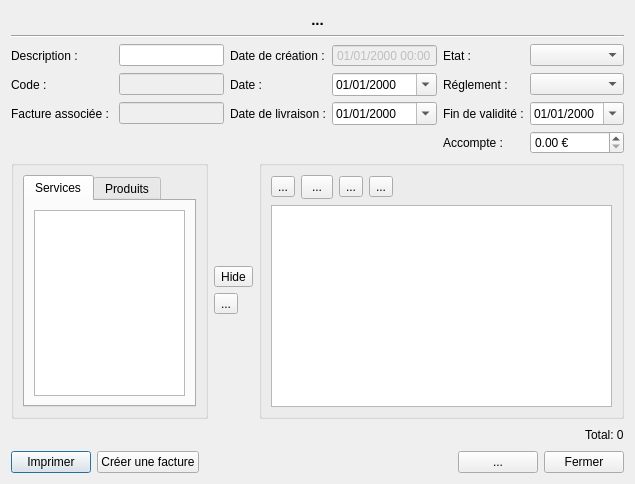
<?xml version="1.0" encoding="UTF-8"?>
<ui version="4.0">
 <class>DialogInvoice</class>
 <widget class="QDialog" name="DialogInvoice">
  <property name="geometry">
   <rect>
    <x>0</x>
    <y>0</y>
    <width>635</width>
    <height>484</height>
   </rect>
  </property>
  <property name="windowTitle">
   <string/>
  </property>
  <property name="windowIcon">
   <iconset resource="../ressources.qrc">
    <normaloff>:/app/logo</normaloff>:/app/logo</iconset>
  </property>
  <layout class="QVBoxLayout" name="verticalLayout_2">
   <item>
    <layout class="QVBoxLayout" name="verticalLayout">
     <item>
      <widget class="QLabel" name="labelTitle">
       <property name="font">
        <font>
         <pointsize>11</pointsize>
         <weight>75</weight>
         <bold>true</bold>
        </font>
       </property>
       <property name="text">
        <string>...</string>
       </property>
       <property name="alignment">
        <set>Qt::AlignCenter</set>
       </property>
       <property name="margin">
        <number>0</number>
       </property>
      </widget>
     </item>
     <item>
      <widget class="Line" name="line">
       <property name="orientation">
        <enum>Qt::Horizontal</enum>
       </property>
      </widget>
     </item>
     <item>
      <layout class="QGridLayout" name="gridLayout">
       <item row="0" column="0">
        <widget class="QLabel" name="label">
         <property name="text">
          <string>Description :</string>
         </property>
        </widget>
       </item>
       <item row="1" column="0">
        <widget class="QLabel" name="label_2">
         <property name="text">
          <string>Code :</string>
         </property>
        </widget>
       </item>
       <item row="0" column="1">
        <widget class="QLineEdit" name="lineEdit_description">
         <property name="maxLength">
          <number>255</number>
         </property>
         <property name="clearButtonEnabled">
          <bool>true</bool>
         </property>
        </widget>
       </item>
       <item row="0" column="2">
        <widget class="QLabel" name="label_3">
         <property name="text">
          <string>Date de création :</string>
         </property>
        </widget>
       </item>
       <item row="1" column="1">
        <widget class="QLineEdit" name="lineEdit_code">
         <property name="enabled">
          <bool>false</bool>
         </property>
         <property name="maxLength">
          <number>255</number>
         </property>
         <property name="readOnly">
          <bool>false</bool>
         </property>
        </widget>
       </item>
       <item row="1" column="3">
        <widget class="QDateEdit" name="dateEdit_DATE">
         <property name="displayFormat">
          <string>dd/MM/yyyy</string>
         </property>
         <property name="calendarPopup">
          <bool>true</bool>
         </property>
         <property name="date">
          <date>
           <year>2000</year>
           <month>1</month>
           <day>1</day>
          </date>
         </property>
        </widget>
       </item>
       <item row="0" column="3">
        <widget class="QDateTimeEdit" name="dateTimeEdit">
         <property name="enabled">
          <bool>false</bool>
         </property>
         <property name="readOnly">
          <bool>false</bool>
         </property>
         <property name="buttonSymbols">
          <enum>QAbstractSpinBox::NoButtons</enum>
         </property>
         <property name="displayFormat">
          <string>dd/MM/yyyy HH:mm</string>
         </property>
        </widget>
       </item>
       <item row="0" column="4">
        <widget class="QLabel" name="label_state">
         <property name="text">
          <string>Etat :</string>
         </property>
        </widget>
       </item>
       <item row="0" column="5">
        <widget class="QComboBox" name="comboBox_State"/>
       </item>
       <item row="1" column="4">
        <widget class="QLabel" name="label_payment">
         <property name="text">
          <string>Réglement :</string>
         </property>
        </widget>
       </item>
       <item row="1" column="5">
        <widget class="QComboBox" name="comboBox_TYPE_PAYMENT"/>
       </item>
       <item row="1" column="2">
        <widget class="QLabel" name="label_date">
         <property name="text">
          <string>Date :</string>
         </property>
        </widget>
       </item>
       <item row="2" column="5">
        <widget class="QDateEdit" name="dateEdit_valid">
         <property name="displayFormat">
          <string>dd/MM/yyyy</string>
         </property>
         <property name="calendarPopup">
          <bool>true</bool>
         </property>
        </widget>
       </item>
       <item row="2" column="4">
        <widget class="QLabel" name="label_datevalid">
         <property name="text">
          <string>Fin de validité :</string>
         </property>
        </widget>
       </item>
       <item row="2" column="2">
        <widget class="QLabel" name="label_delivery">
         <property name="text">
          <string>Date de livraison :</string>
         </property>
        </widget>
       </item>
       <item row="2" column="3">
        <widget class="QDateEdit" name="dateEdit_delivery">
         <property name="displayFormat">
          <string>dd/MM/yyyy</string>
         </property>
         <property name="calendarPopup">
          <bool>true</bool>
         </property>
        </widget>
       </item>
       <item row="2" column="0">
        <widget class="QLabel" name="label_link">
         <property name="text">
          <string>Facture associée : </string>
         </property>
        </widget>
       </item>
       <item row="2" column="1">
        <widget class="QLineEdit" name="lineEdit_linkCode">
         <property name="enabled">
          <bool>false</bool>
         </property>
        </widget>
       </item>
       <item row="3" column="4">
        <widget class="QLabel" name="label_partpayment">
         <property name="text">
          <string>Accompte :</string>
         </property>
        </widget>
       </item>
       <item row="3" column="5">
        <widget class="QDoubleSpinBox" name="doubleSpinBox_partPAYMENT">
         <property name="prefix">
          <string/>
         </property>
         <property name="suffix">
          <string> €</string>
         </property>
         <property name="maximum">
          <double>999999.989999999990687</double>
         </property>
        </widget>
       </item>
      </layout>
     </item>
     <item>
      <layout class="QHBoxLayout" name="horizontalLayout_items" stretch="35,0,65">
       <item>
        <widget class="QGroupBox" name="groupBox_select">
         <property name="title">
          <string/>
         </property>
         <layout class="QVBoxLayout" name="verticalLayout_3" stretch="1">
          <item>
           <widget class="QTabWidget" name="tabWidget_select">
            <property name="currentIndex">
             <number>0</number>
            </property>
            <property name="iconSize">
             <size>
              <width>24</width>
              <height>24</height>
             </size>
            </property>
            <property name="documentMode">
             <bool>false</bool>
            </property>
            <widget class="QWidget" name="tabService">
             <attribute name="icon">
              <iconset>
               <normaloff>:/app/venteComptoire</normaloff>:/app/venteComptoire</iconset>
             </attribute>
             <attribute name="title">
              <string>Services</string>
             </attribute>
             <layout class="QVBoxLayout" name="verticalLayout_6">
              <item>
               <widget class="QTableWidget" name="tableWidget_selectService"/>
              </item>
             </layout>
            </widget>
            <widget class="QWidget" name="tabProduct">
             <attribute name="icon">
              <iconset resource="../ressources.qrc">
               <normaloff>:/app/products</normaloff>:/app/products</iconset>
             </attribute>
             <attribute name="title">
              <string>Produits</string>
             </attribute>
             <layout class="QVBoxLayout" name="verticalLayout_7">
              <item>
               <layout class="QHBoxLayout" name="productLayout"/>
              </item>
             </layout>
            </widget>
           </widget>
          </item>
         </layout>
        </widget>
       </item>
       <item>
        <layout class="QVBoxLayout" name="verticalLayout_center">
         <item>
          <spacer name="verticalSpacer_2">
           <property name="orientation">
            <enum>Qt::Vertical</enum>
           </property>
           <property name="sizeHint" stdset="0">
            <size>
             <width>20</width>
             <height>40</height>
            </size>
           </property>
          </spacer>
         </item>
         <item>
          <widget class="QToolButton" name="toolButton_hide">
           <property name="toolTip">
            <string>&lt;html&gt;&lt;head/&gt;&lt;body&gt;&lt;p&gt;Affiche ou cache le menu&lt;/p&gt;&lt;/body&gt;&lt;/html&gt;</string>
           </property>
           <property name="text">
            <string>Hide</string>
           </property>
           <property name="icon">
            <iconset resource="../ressources.qrc">
             <normaloff>:/app/show</normaloff>:/app/show</iconset>
           </property>
           <property name="iconSize">
            <size>
             <width>24</width>
             <height>24</height>
            </size>
           </property>
          </widget>
         </item>
         <item>
          <widget class="QToolButton" name="toolButton_add">
           <property name="toolTip">
            <string>Ajouter un service ou un produit</string>
           </property>
           <property name="text">
            <string>...</string>
           </property>
           <property name="icon">
            <iconset resource="../ressources.qrc">
             <normaloff>:/app/next</normaloff>:/app/next</iconset>
           </property>
           <property name="iconSize">
            <size>
             <width>24</width>
             <height>24</height>
            </size>
           </property>
          </widget>
         </item>
         <item>
          <spacer name="verticalSpacer">
           <property name="orientation">
            <enum>Qt::Vertical</enum>
           </property>
           <property name="sizeHint" stdset="0">
            <size>
             <width>20</width>
             <height>40</height>
            </size>
           </property>
          </spacer>
         </item>
        </layout>
       </item>
       <item>
        <widget class="QGroupBox" name="groupBox_invoice">
         <property name="title">
          <string/>
         </property>
         <layout class="QVBoxLayout" name="verticalLayout_4" stretch="0,0">
          <item>
           <layout class="QHBoxLayout" name="horizontalLayout_but">
            <item>
             <widget class="QToolButton" name="toolButton_addFreeline">
              <property name="toolTip">
               <string>Ajouter une ligne d'édition libre</string>
              </property>
              <property name="text">
               <string>...</string>
              </property>
              <property name="icon">
               <iconset resource="../ressources.qrc">
                <normaloff>:/app/insert</normaloff>:/app/insert</iconset>
              </property>
              <property name="iconSize">
               <size>
                <width>24</width>
                <height>24</height>
               </size>
              </property>
              <property name="popupMode">
               <enum>QToolButton::DelayedPopup</enum>
              </property>
              <property name="autoRaise">
               <bool>false</bool>
              </property>
             </widget>
            </item>
            <item>
             <widget class="QToolButton" name="toolButton_rm">
              <property name="minimumSize">
               <size>
                <width>32</width>
                <height>24</height>
               </size>
              </property>
              <property name="toolTip">
               <string>Supprimer un article</string>
              </property>
              <property name="text">
               <string>...</string>
              </property>
              <property name="icon">
               <iconset resource="../ressources.qrc">
                <normaloff>:/app/remove</normaloff>:/app/remove</iconset>
              </property>
              <property name="iconSize">
               <size>
                <width>16</width>
                <height>24</height>
               </size>
              </property>
             </widget>
            </item>
            <item>
             <widget class="QToolButton" name="toolButton_up">
              <property name="toolTip">
               <string>Monter l'article</string>
              </property>
              <property name="text">
               <string>...</string>
              </property>
              <property name="icon">
               <iconset resource="../ressources.qrc">
                <normaloff>:/app/up</normaloff>:/app/up</iconset>
              </property>
              <property name="iconSize">
               <size>
                <width>24</width>
                <height>24</height>
               </size>
              </property>
             </widget>
            </item>
            <item>
             <widget class="QToolButton" name="toolButton_dn">
              <property name="toolTip">
               <string>Descendre l'article</string>
              </property>
              <property name="text">
               <string>...</string>
              </property>
              <property name="icon">
               <iconset resource="../ressources.qrc">
                <normaloff>:/app/dn</normaloff>:/app/dn</iconset>
              </property>
              <property name="iconSize">
               <size>
                <width>24</width>
                <height>24</height>
               </size>
              </property>
             </widget>
            </item>
            <item>
             <spacer name="horizontalSpacer_3">
              <property name="orientation">
               <enum>Qt::Horizontal</enum>
              </property>
              <property name="sizeHint" stdset="0">
               <size>
                <width>40</width>
                <height>20</height>
               </size>
              </property>
             </spacer>
            </item>
           </layout>
          </item>
          <item>
           <widget class="QTableWidget" name="tableWidget"/>
          </item>
         </layout>
        </widget>
       </item>
      </layout>
     </item>
    </layout>
   </item>
   <item>
    <layout class="QHBoxLayout" name="horizontalLayout_2">
     <item>
      <spacer name="horizontalSpacer">
       <property name="orientation">
        <enum>Qt::Horizontal</enum>
       </property>
       <property name="sizeHint" stdset="0">
        <size>
         <width>40</width>
         <height>20</height>
        </size>
       </property>
      </spacer>
     </item>
     <item>
      <widget class="QLabel" name="label_Total">
       <property name="text">
        <string>Total: 0</string>
       </property>
      </widget>
     </item>
    </layout>
   </item>
   <item>
    <layout class="QHBoxLayout" name="horizontalLayout_button">
     <item>
      <widget class="QPushButton" name="pushButton_print">
       <property name="text">
        <string>Imprimer</string>
       </property>
       <property name="icon">
        <iconset resource="../ressources.qrc">
         <normaloff>:/app/print</normaloff>:/app/print</iconset>
       </property>
      </widget>
     </item>
     <item>
      <widget class="QPushButton" name="pushButton_createInv">
       <property name="text">
        <string>Créer une facture</string>
       </property>
       <property name="icon">
        <iconset resource="../ressources.qrc">
         <normaloff>:/app/insert</normaloff>:/app/insert</iconset>
       </property>
      </widget>
     </item>
     <item>
      <spacer name="horizontalSpacer_2">
       <property name="orientation">
        <enum>Qt::Horizontal</enum>
       </property>
       <property name="sizeHint" stdset="0">
        <size>
         <width>40</width>
         <height>20</height>
        </size>
       </property>
      </spacer>
     </item>
     <item>
      <widget class="QPushButton" name="pushButton_ok">
       <property name="text">
        <string>...</string>
       </property>
       <property name="autoDefault">
        <bool>false</bool>
       </property>
      </widget>
     </item>
     <item>
      <widget class="QPushButton" name="pushButton_close">
       <property name="text">
        <string>Fermer</string>
       </property>
       <property name="autoDefault">
        <bool>false</bool>
       </property>
      </widget>
     </item>
    </layout>
   </item>
  </layout>
 </widget>
 <tabstops>
  <tabstop>lineEdit_description</tabstop>
  <tabstop>lineEdit_code</tabstop>
  <tabstop>dateTimeEdit</tabstop>
  <tabstop>dateEdit_DATE</tabstop>
  <tabstop>comboBox_State</tabstop>
  <tabstop>comboBox_TYPE_PAYMENT</tabstop>
  <tabstop>tableWidget</tabstop>
  <tabstop>toolButton_add</tabstop>
  <tabstop>pushButton_ok</tabstop>
  <tabstop>pushButton_close</tabstop>
 </tabstops>
 <resources>
  <include location="../ressources.qrc"/>
 </resources>
 <connections/>
</ui>
